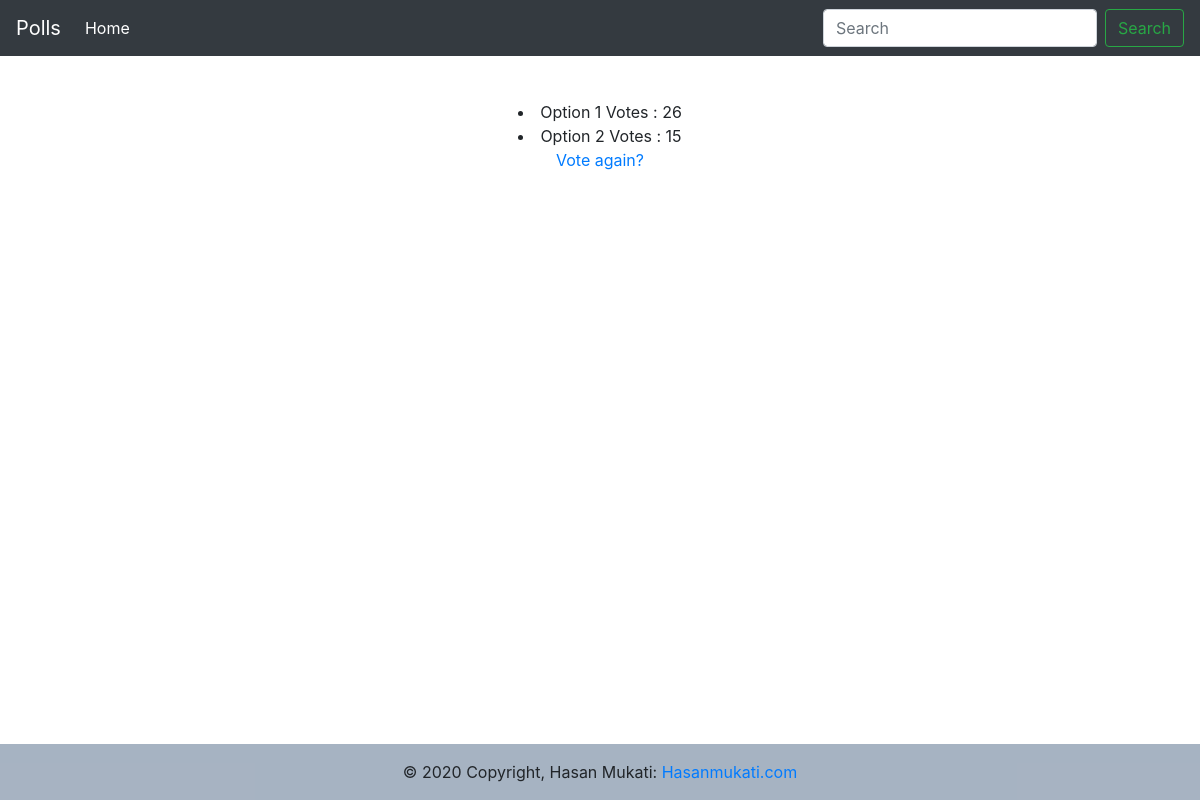
The app's page /polls/1/results/, older data.
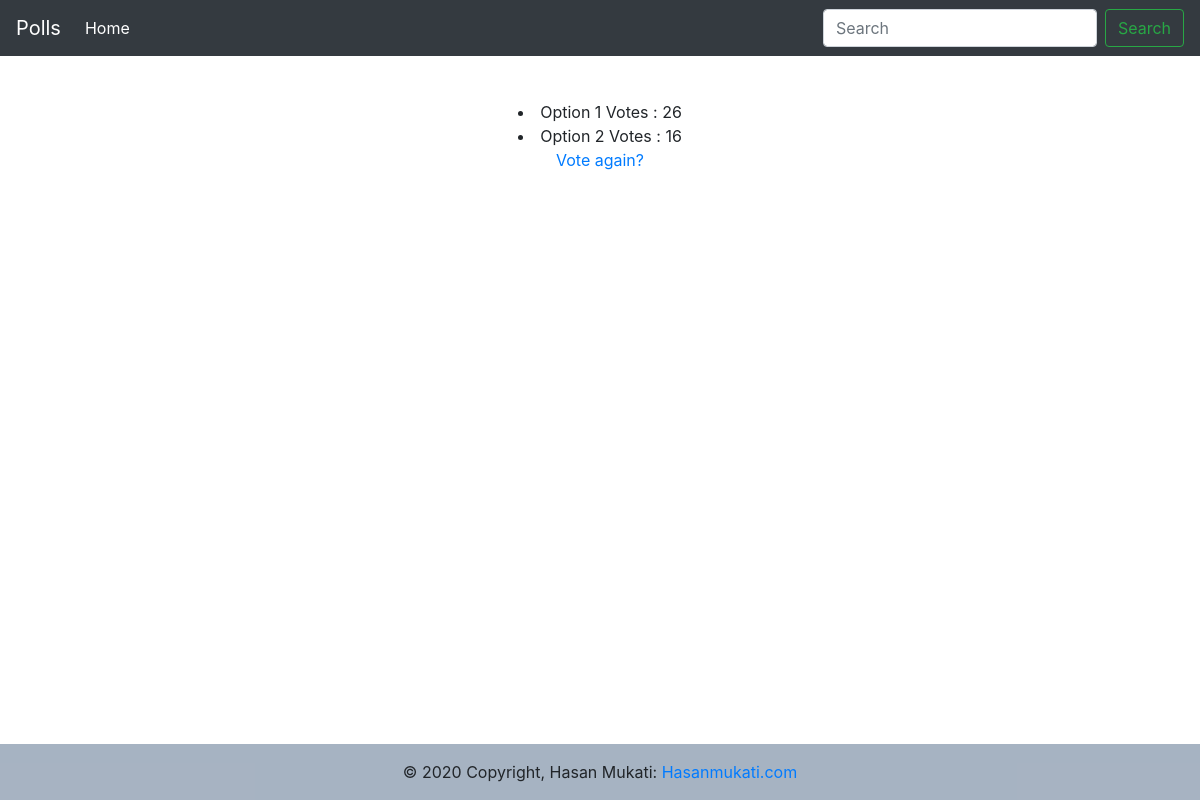
The same page, newer data.
### polls/models.py (models this page shows, shortened)
class Question(models.Model):
    question_text = models.CharField(max_length=200)
    pub_date = models.DateTimeField('date published')
    notMuchVotes = models.IntegerField(null=True)
    theSkyeVotes = models.IntegerField(null=True)
    from django.db import models

### polls/views.py (the view)
# urls.py: path('<int:question_id>/results/', views.results, name='results'),
def results(request, question_id):
    dataIn = request.POST.copy()
    try:
        question = Question.objects.get(id=question_id)
        if int(dataIn['choice']) == 10:
            currentVotes = question.notMuchVotes
            question.notMuchVotes = currentVotes + 1
        else:
            currentVotes = question.theSkyeVotes
            question.theSkyeVotes = currentVotes + 1
        question.save()
    except:
        pass
    question = get_object_or_404(Question, pk=question_id)
    return render(request, 'polls/results.html', {'question': question})

### polls/templates/polls/results.html (shortened to what this page needs)
<!DOCTYPE html>
<html lang="en">
  <head>
    <link rel="stylesheet" href="https://stackpath.bootstrapcdn.com/bootstrap/4.5.2/css/bootstrap.min.css">
</head>
<body>
    <nav class="navbar navbar-expand-md navbar-dark bg-dark fixed-top">
        <a class="navbar-brand" href="/polls/" googl="true">Polls</a>
        <div class="collapse navbar-collapse" id="navbarsExampleDefault">
          <ul class="navbar-nav mr-auto">
            <li class="nav-item active">
              <a class="nav-link" href="http://127.0.0.1:8000/">Home <span class="sr-only">(current)</span></a>
            </li>
          </ul>
          <form class="form-inline my-2 my-lg-0">
            <input class="form-control mr-sm-2" type="text" placeholder="Search" aria-label="Search">
            <button class="btn btn-outline-success my-2 my-sm-0" type="submit">Search</button>
          </form>
        </div>
      </nav>
</body>
<div class="container">
  <div>
    <li>Option 1 Votes : {{question.notMuchVotes}}</li>
    <li>Option 2 Votes : {{question.theSkyeVotes}}</li>
  </div>
  <div class="footer_container">
    <footer class="page-footer font-small blue">
        <div class="footer-copyright text-center py-3">© 2020 Copyright, Hasan Mukati:
          <a href="https://Hasanmukati.com/"> Hasanmukati.com</a>
        </div>
      </footer>
    </div>
<a href="{% url 'polls:detail' question.id %}">Vote again?</a>

Row changes from the older to the newer data that the page shows:
changed Question: theSkyeVotes "15" → "16"
